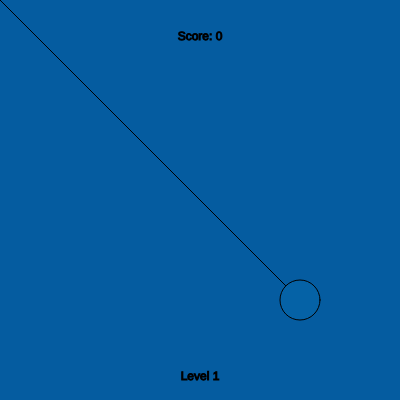
Frame 1 (no input)
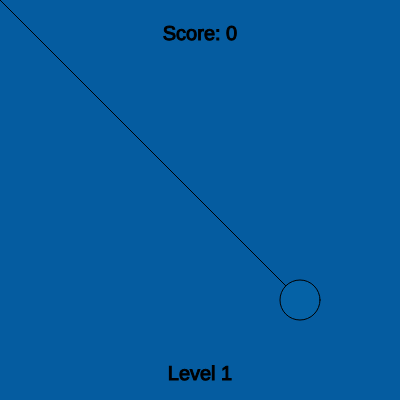
Frame 60 (no input)
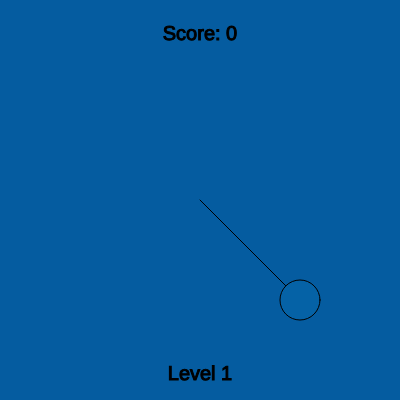
Frame 120 (the mouse pressed at the canvas centre since frame 60)

The p5.js sketch that drew these frames (run headless with seeded random() and noise() and a simulated clock; from frame 60 on, the mouse is pressed at the canvas centre):

// p5.js sketch
// ── sketch.js
//Chase The Ball Game
let ballx = 300
let bally = 300
let ballsize = 40
let score = 0
let gamestate = "L1";

function setup() {
  createCanvas(400, 400);
}

function draw() {
  background(5,92,160);
if(gamestate == "L1"){
  levelOne();
}
  if(gamestate == "L2"){
  levelTwo();
  }
  if(gamestate == "L3"){
  YOU_WIN();
  }
  
}

function levelOne(){
  fill(5,98,166)
  stroke(0)
  strokeWeight(1)
  textAlign(CENTER)
  
  let distToBall = dist(ballx,bally, mouseX,mouseY)
  if (distToBall < ballsize/2){
  ballx = random(width);
    bally = random(height)
    score = score+1
  }
  if (score > 5){
  gamestate="L2"
  
  }
  line(ballx,bally, mouseX,mouseY)
  ellipse(ballx,bally,ballsize,ballsize)
  fill(0)
  text(("Score: "+score),width/2,40)
text("Level 1", width/2,height-20)
textSize(20)
}

function levelTwo(){
  background(64,5,160)
  fill(80,10,200)
  
  let distToBall = dist(ballx,bally, mouseX,mouseY)
  if (distToBall < ballsize/2){
  ballx = random(width);
    bally = random(height)
    score = score+1
  }
  if (score > 10){
  gamestate="L3"
  
  }
 
  ellipse(ballx,bally,ballsize/2,ballsize/2)
  fill(209,207,255)
  stroke(0)
  strokeWeight(1)
  textAlign(CENTER)
  text(("Score: "+score),width/2,40)
text("Last Level ", width/2,height-20)
textSize(20)
}
function YOU_WIN(){
  noStroke()
background (255)
  fill(180,0,random(255))
  text("YOU WIN!",width/2,height/2)
  textSize(50)
}
